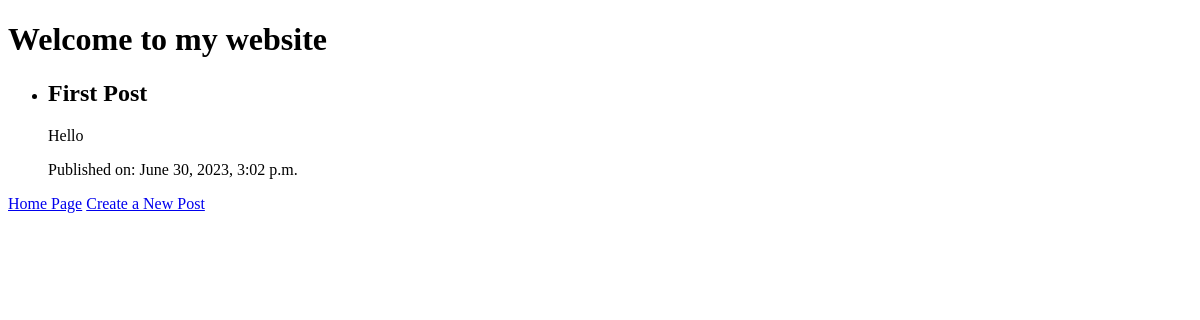
The app's page /posts/, older data.
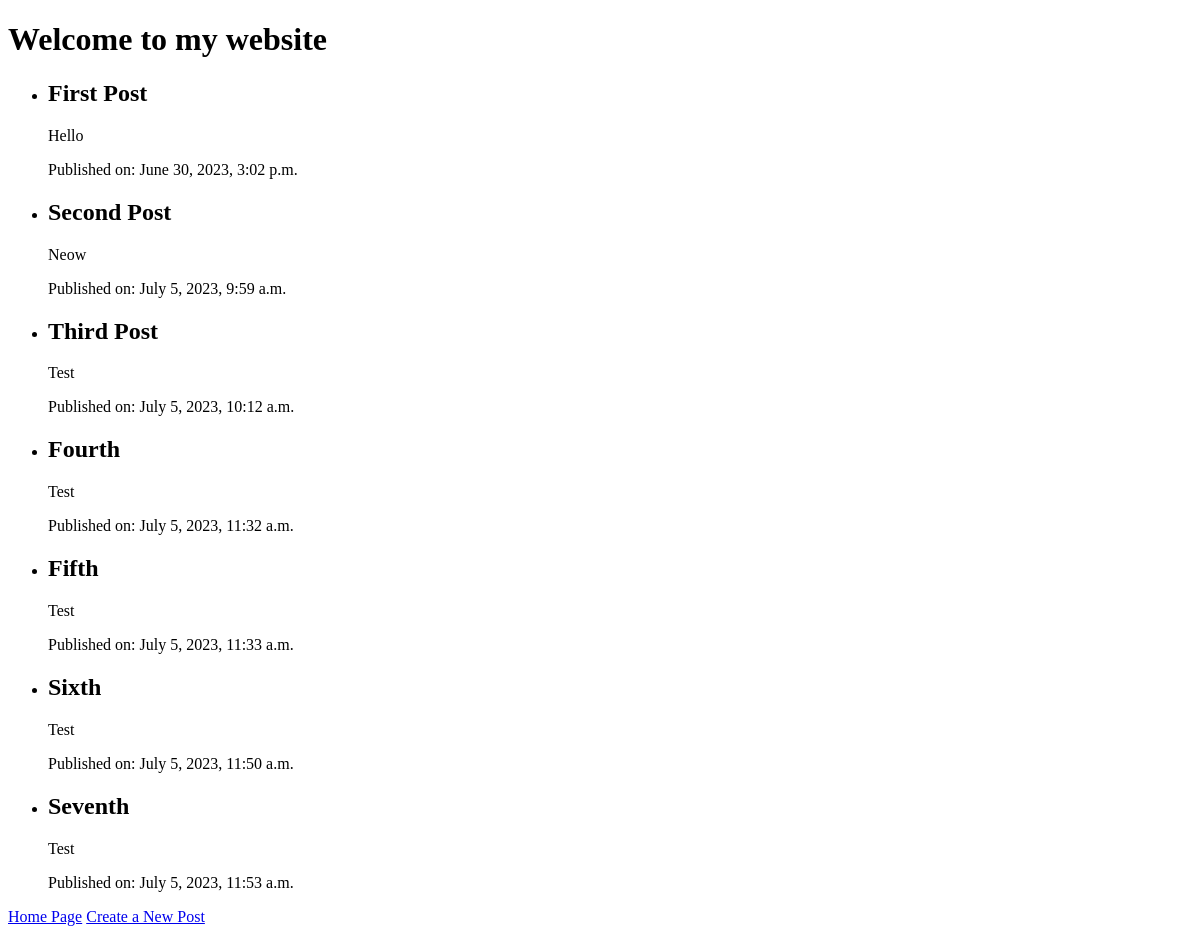
The same page, newer data.
### myapp/models.py (models this page shows)
class Post(models.Model):
    title = models.CharField(max_length=200)
    content = models.TextField()
    pub_date = models.DateTimeField(auto_now_add=True)
    class Meta:
        app_label = 'myapp'

### myapp/views.py (the view)
# urls.py: path('posts/', views.post_list, name='post_list'), # URL for the post list
def post_list(request):
    posts = Post.objects.all()
    return render(request, 'post_list.html', {'posts': posts})

### myapp/templates/post_list.html (shortened to what this page needs)
<!DOCTYPE html>
<html>
<head>
</head>
<body>
    <h1>Welcome to my website</h1>
    <ul>
        {% for post in posts %}
        <li>
            <h2>{{ post.title }}</h2>
            <p>{{ post.content }}</p>
            <p>Published on: {{ post.pub_date }}</p>
        </li>
        {% endfor %}
    </ul>
    <a href="{% url 'home' %}">Home Page</a>
    <a href="{% url 'post_create' %}">Create a New Post</a>
</body>
</html>

Row changes from the older to the newer data that the page shows:
added Post: title "Second Post", content "Neow", pub_date "July 5, 2023, 9:59 a.m."
added Post: title "Third Post", content "Test", pub_date "July 5, 2023, 10:12 a.m."
added Post: title "Fourth", content "Test", pub_date "July 5, 2023, 11:32 a.m."
added Post: title "Fifth", content "Test", pub_date "July 5, 2023, 11:33 a.m."
added Post: title "Sixth", content "Test", pub_date "July 5, 2023, 11:50 a.m."
added Post: title "Seventh", content "Test", pub_date "July 5, 2023, 11:53 a.m."
